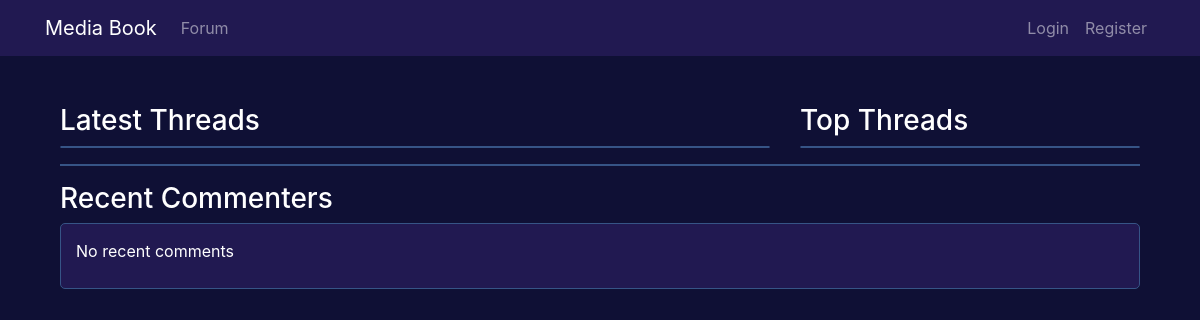
Before: /forum/ with the older database file.
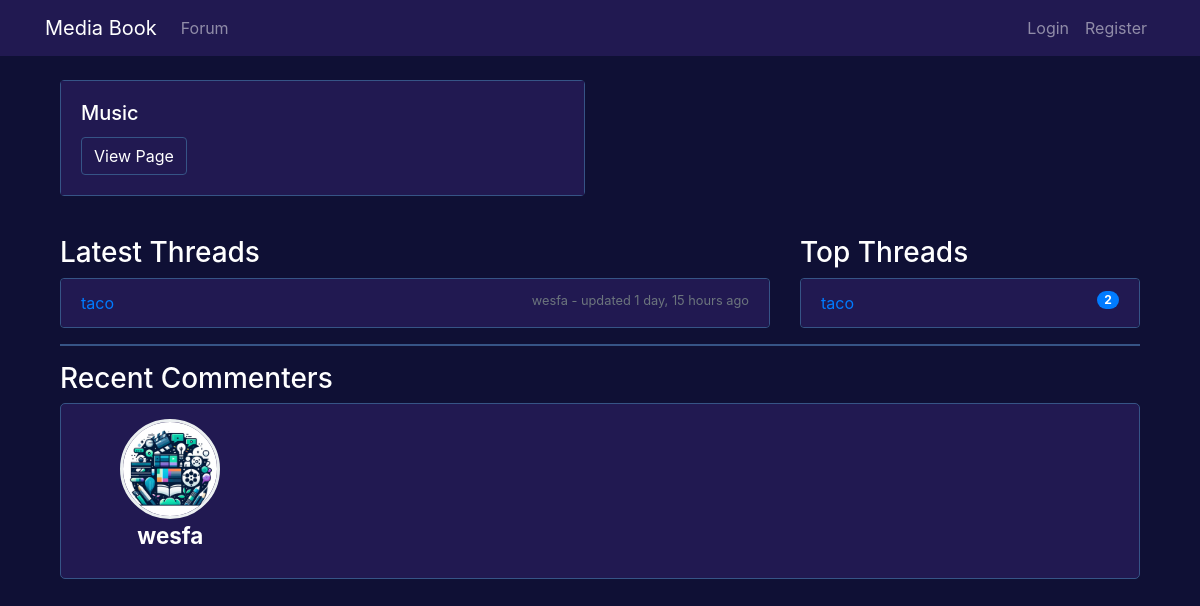
After: the same page with the newer database file.
### Forum/models.py (models this page shows, shortened)
class Page(models.Model):
    title = models.CharField(max_length=100)

class Thread(models.Model):
    page = models.ForeignKey(Page, on_delete=models.CASCADE)
    title = models.CharField(max_length=200)
    original_poster = models.ForeignKey(User, on_delete=models.CASCADE, null=True, blank=True, related_name='created_threads')
    subscribers = models.ManyToManyField(User, related_name='subscribed_threads', blank=True)
    created_at = models.DateTimeField(auto_now_add=True)
    latest_comment_time = models.DateTimeField(null=True, blank=True)
    latest_comment_username = models.CharField(max_length=100, null=True, blank=True)

### ProfileApp/models.py (models this page shows, shortened)
class Profile(models.Model):
    user = models.OneToOneField(User, on_delete=models.CASCADE)
    profile_picture = models.ImageField(upload_to='profile_pics', default='profile_pics/default.png')
    personal_info = models.TextField(max_length=500, blank=True)
    firstName = models.TextField(max_length=25, blank=True)
    lastName = models.TextField(max_length=25, blank=True)
    displayName = models.BooleanField(default=False)
    email = models.EmailField(max_length=100, blank=True)
    displayEmail = models.BooleanField(default=False)
    phoneNumber = models.CharField(max_length=10, blank=True)
    displayNumber = models.BooleanField(default=False)

### Forum/views.py (the view)
# urls.py: path('', views.forum_home, name='forum_home'),
def forum_home(request):
    pages = Page.objects.all()
    threads = Thread.objects.all()
    latest_comments = Comment.objects.filter(user=OuterRef('user')).order_by('-created_at')
    profiles_with_latest_comment_dates = Profile.objects.select_related('user').annotate(
        latest_comment_date=Subquery(latest_comments.values('created_at')[:1])
    ).filter(
        latest_comment_date__isnull=False  # Ensure the profile has at least one comment
    ).order_by('-latest_comment_date')[:10]  # Get the top 10
    for thread in threads:
        latest_comment = Comment.objects.filter(thread=thread).order_by('-created_at').first()
        if latest_comment:
            thread.latest_comment_time = latest_comment.created_at
            thread.latest_comment_username = latest_comment.user.username
        else:
            thread.latest_comment_time = None
            thread.latest_comment_username = "No comments"
    latest_threads = sorted(threads, key=lambda x: (x.latest_comment_time is not None, x.latest_comment_time), reverse=True)[:5]
    top_threads = Thread.objects.annotate(num_comments=Count('comment')).order_by('-num_comments')[:5]
    return render(request, 'forum_home.html', {
        'pages': pages,
        'latest_threads': latest_threads,
        'top_threads': top_threads,
        'recent_commenter_profiles': profiles_with_latest_comment_dates,
    })

### Forum/context_processors.py (called while the page is built)
def notifications(request):
    if request.user.is_authenticated:
        return {
            'global_notifications': Notification.objects.filter(to_user=request.user, is_read=False).order_by('-date')
        }
    return {}

### Forum/templates/forum_home.html (shortened to what this page needs)
{% extends 'base.html' %}
{% block content %}
<div class="container mt-3">
    <div class="row">
        {% for page in pages %}
        <div class="col-md-6 mb-3">
            <div class="card custom-border-wes">
                <div class="card-body">
                    <h5 class="card-title">{{ page.title }}</h5>
                    <a href="{% url 'thread_list' page.id %}" class="btn btn-primary">View Page</a>
                </div>
            </div>
        </div>
        {% endfor %}
    </div>
    <div class="row mt-4">
        <div class="col-md-8">
            <h3>Latest Threads</h3>
            <ul class="list-group custom-border-wes">
                {% for thread in latest_threads %}
                <li class="list-group-item custom-border-wes">
                    <a href="{% url 'thread_detail' thread.id %}">{{ thread.title }}</a>
                    <small class="float-right text-muted">
                        {% if thread.latest_comment_username != "No comments" %}
                            {{ thread.latest_comment_username }} - updated {{ thread.latest_comment_time|timesince }} ago
                        {% else %}
                            No comments
                        {% endif %}
                    </small>
                </li>
                {% endfor %}
            </ul>
        </div>
        <div class="col-md-4">
            <h3>Top Threads</h3>
            <ul class="list-group custom-border-wes">
                {% for thread in top_threads %}
                <li class="list-group-item custom-border-wes">
                    <a href="{% url 'thread_detail' thread.id %}">{{ thread.title }}</a>
                    <span class="badge badge-primary badge-pill float-right">{{ thread.comment.count }}</span>
                </li>
                {% endfor %}
            </ul>
        </div>
    </div>
    <hr style="height:2px;border-width:0;background-color:#365486">
    <h3>Recent Commenters</h3>
    <div class="recent-commenters">
        <ul>
            {% for profile in recent_commenter_profiles %}
            <li>
                <a href="{% url 'ProfileApp:public_profile' profile.user.username %}">
                    <img src="{{ profile.profile_picture.url }}" alt="{{ profile.user.username }}" class="profile-picture">
                    <div class="name">
                        {{ profile.user.username }}
                    </div>
                </a>
            </li>
            {% empty %}
            <li>No recent comments</li>
            {% endfor %}
        </ul>
    </div>
</div>
{% endblock %}

### MediaBook/templates/base.html (shortened to what this page needs)
<!DOCTYPE html>
<html lang="en">
<head>
    {% load static %}
    <link rel="stylesheet" href="https://stackpath.bootstrapcdn.com/bootstrap/4.5.2/css/bootstrap.min.css">
</head>
<body>
    {% include 'navbar.html' %}
    <div class="container mt-4">
        {% block content %}{% endblock %}
    </div>
</body>
</html>

### MediaBook/templates/navbar.html (shortened to what this page needs)
<nav class="navbar navbar-expand-lg navbar-dark bg-dark">
    <div class="container">
        <a class="navbar-brand" href="{% url 'home' %}">Media Book</a>
        <div class="collapse navbar-collapse" id="navbarNavAltMarkup">
            <ul class="navbar-nav mr-auto">
                <li class="nav-item">
                    <a class="nav-link" href="{% url 'forum_home' %}">Forum</a>
                </li>
            </ul>
            <ul class="navbar-nav ml-auto">
                {% if user.is_authenticated %}
                <li class="nav-item dropdown">
                    <a class="nav-link dropdown-toggle d-none d-lg-block" href="#" id="notificationsDropdown" role="button" data-toggle="dropdown" aria-haspopup="true" aria-expanded="false">
                        <svg xmlns="http://www.w3.org/2000/svg" width="24" height="24" fill="currentColor" class="bi bi-bell" viewBox="0 0 16 16">
                            <path d="M8 16a2 2 0 0 0 2-2H6a2 2 0 0 0 2 2zM8 1.918l-.797.161A4 4 0 0 0 4 6c0 .628-.134 2.197-.459 3.742-.16.767-.376 1.566-.663 2.258h10.244c-.287-.692-.502-1.49-.663-2.258C12.134 8.197 12 6.628 12 6a4 4 0 0 0-3.203-3.92L8 1.918z"/>
                        </svg>
                        {% if global_notifications.count > 0 %}
                        <span class="badge badge-danger notification-badge position-absolute" style="top: -5px; right: -5px; display: block;">{{ global_notifications.count }}</span>
                        {% else %}
                        <span class="badge badge-danger notification-badge" style="display: none;">{{ global_notifications.count }}</span>
                        {% endif %}
                    </a>
                    <a class="nav-link d-lg-none" href="{% url 'notifications' %}">Notifications
                        {% if global_notifications.count > 0 %}
                        <span class="badge badge-danger">{{ global_notifications.count }}</span>
                        {% endif %}
                    </a>
                    <div class="dropdown-menu dropdown-menu-right" aria-labelledby="notificationsDropdown">
                        {% for notification in global_notifications|slice:":5" %}
                        <div class="dropdown-item">
                            {% if notification.comment %}
                                <a href="{% url 'thread_detail_comment' notification.thread.id notification.comment.id %}" onclick="navigateAndMarkAsRead({{ notification.id }}, event);">
                                    {{ notification.get_notification_type_display }} in "{{ notification.thread.title }}" - {{ notification.comment.content|truncatechars:40 }}
                                </a>
                            {% else %}
                                <a href="{% url 'thread_detail_comment' notification.thread.id notification.comment.id%}" onclick="navigateAndMarkAsRead({{ notification.id }}, event);">
                                    {{ notification.get_notification_type_display }} in "{{ notification.thread.title }}"
                                </a>
                            {% endif %}
                            <button onclick="markAsReadOnly({{ notification.id }}, event);" class="btn btn-sm btn-link">Mark as read</button>
                        </div>
                        {% endfor %}
                        <div class="dropdown-divider"></div>
                        <a class="dropdown-item text-center" href="{% url 'notifications' %}">See all notifications</a>
                    </div>
                </li>
                <li class="nav-item dropdown">
                    <a class="nav-link dropdown-toggle" href="#" id="userDropdown" role="button" data-toggle="dropdown" aria-haspopup="true" aria-expanded="false">
                        Profile
                    </a>
                    <div class="dropdown-menu" aria-labelledby="userDropdown">
                        <a class="dropdown-item" href="{% url 'ProfileApp:profile' %}">View Profile</a>
                        <a class="dropdown-item" href="{% url 'ProfileApp:edit_profile' %}">Update Profile</a>
                        <div class="dropdown-divider"></div>
                        <a class="dropdown-item" href="{% url 'logout' %}">Logout</a>
                    </div>
                </li>
                {% else %}
                <li class="nav-item">
                    <a class="nav-link" href="{% url 'login' %}">Login</a>
                </li>
                <li class="nav-item">
                    <a class="nav-link" href="{% url 'register' %}">Register</a>
                </li>
                {% endif %}
            </ul>
        </div>
    </div>
</nav>

Changed rows visible on the page:
added Page: title "Music"
added Thread: title "taco", latest_comment_username "wesfa", latest_comment_time "1 day, 15 hours", comment.count "2"
added Profile: profile_picture (placeholder picture), user.username "wesfa"
Other visible differences:
text no longer shown: "No recent comments"
